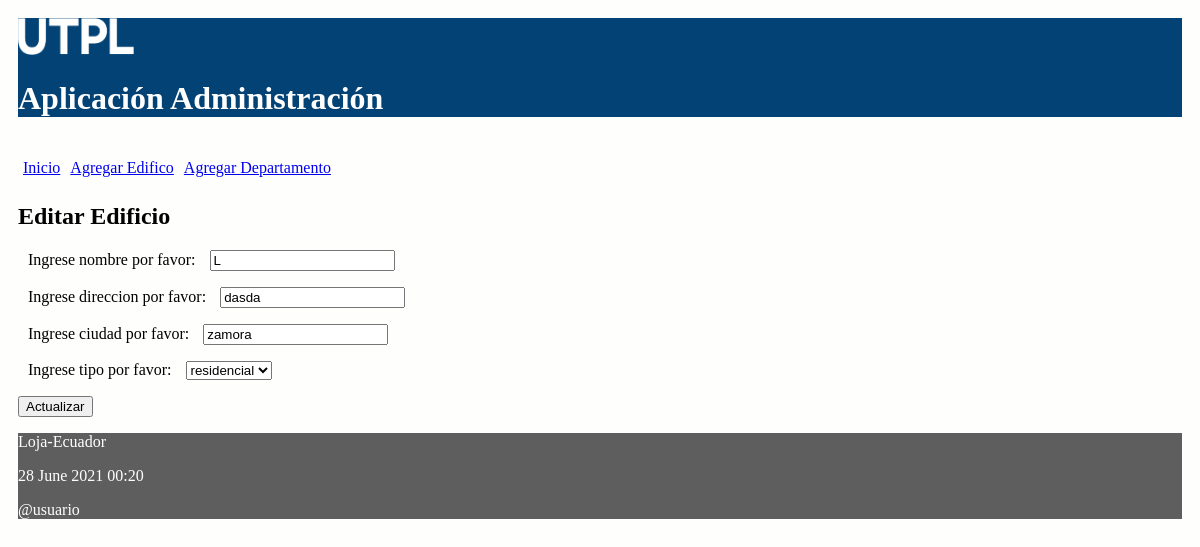
The app's page /editar_edificio/3, older data.
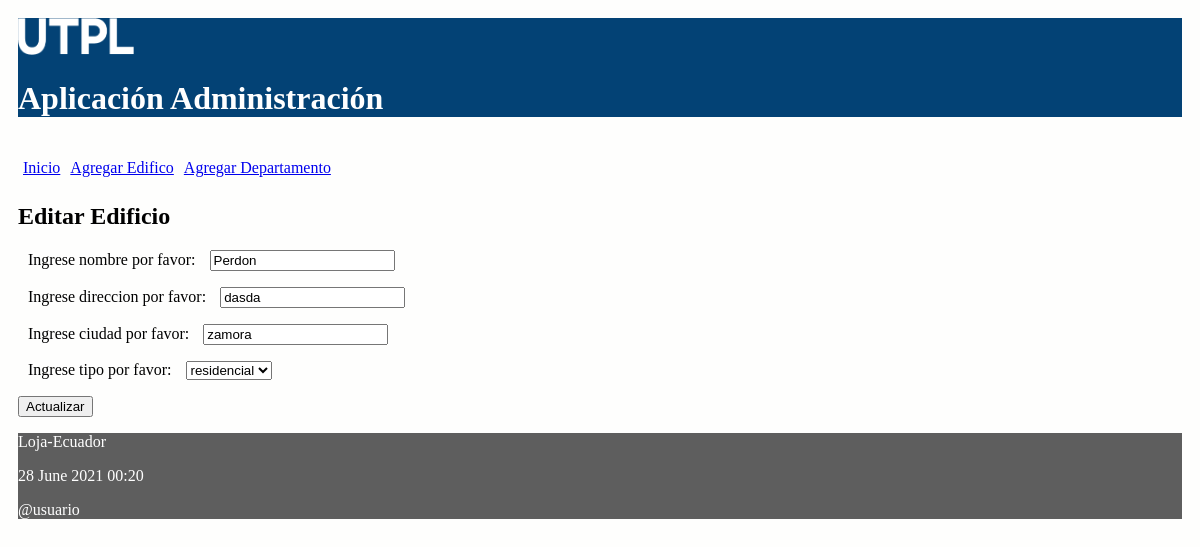
The same page, newer data.
### administrativo/models.py (models this page shows, shortened)
class Edificio(models.Model):
    nombre = models.CharField(max_length=30)
    direccion = models.CharField(max_length=30)
    ciudad = models.CharField(max_length=30)
    opciones_tipo=(
        ('Residencial','residencial'),
        ('Comercial','comercial'),
        )
    tipo = models.CharField(max_length=20, choices=opciones_tipo)

### administrativo/views.py (the view)
# urls.py: path('editar_edificio/<int:id>', views.editar_edificio,
def editar_edificio(request, id):
    edificio = Edificio.objects.get(pk=id)
    if request.method=='POST':
        formulario = edificioForm(request.POST, instance=edificio)
        print(formulario.errors)
        if formulario.is_valid():
            formulario.save()
            return redirect(index)
    else:
        formulario = edificioForm(instance=edificio)
    diccionario = {'formulario': formulario}
    return render(request, 'editar_edificio.html', diccionario)

### administrativo/forms.py (shortened to what this page needs)
class edificioForm(ModelForm):
    class Meta:
        model = Edificio
        fields = ['nombre', 'direccion', 'ciudad', 'tipo']
        labels = {
            'nombre': _('Ingrese nombre por favor'),
            'direccion': _('Ingrese direccion por favor'),
            'ciudad': _('Ingrese ciudad por favor'),
            'tipo': _('Ingrese tipo por favor'),
        }

### administrativo/templates/editar_edificio.html (shortened to what this page needs)
{% extends "master.html" %}
{% block content %}
<h2>Editar Edificio</h3>
<form action="" method="post">
  {{formulario.as_p}}
  <p><input type='submit' value='Actualizar'/></p>
</form>
{% endblock %}

Row changes from the older to the newer data that the page shows:
changed Edificio "dasda": nombre "L" → "Perdon"
